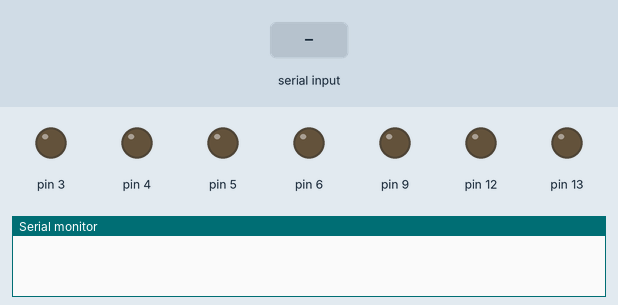
Recording of a sketch running on a simulated Arduino Uno, built with avr-gcc and run on an emulated ATmega328P. Shown: output pins drawn as LEDs (lit = HIGH), the last lines printed to the serial monitor. The inputs (shaded band) are chosen by the test bench.

Above: at 1.2 s.
1.3 s: "1" received over the second serial link
At 1.43 s:
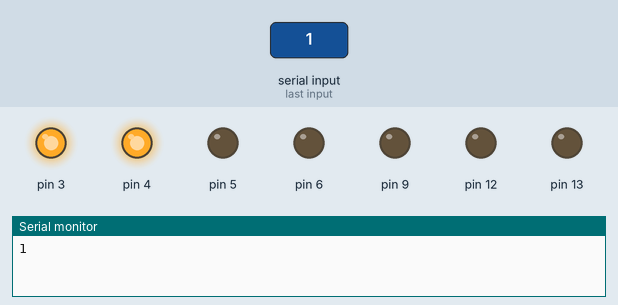
3.0 s: "2" received over the second serial link
At 3.13 s:
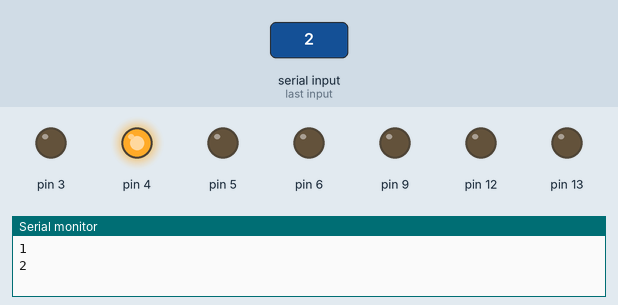
4.7 s: "3" received over the second serial link
At 4.83 s:
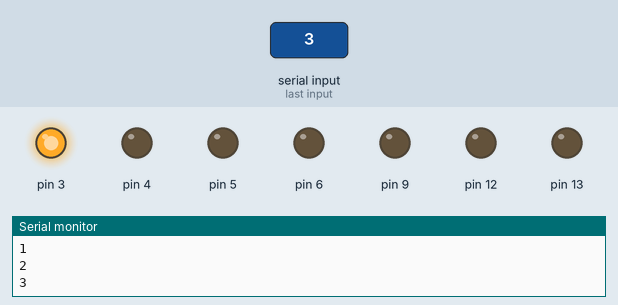
6.4 s: "4" received over the second serial link
At 6.53 s:
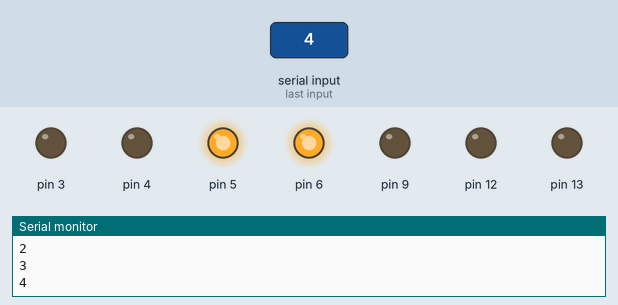
Timing chart, 0 to 9.1 s (numbered marks = the images above; inputs shaded):
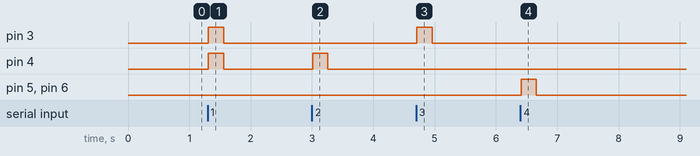

Measured:
- after the input at 1.3 s, pin 3, pin 4: LOW → HIGH at once, → LOW 0.25 s later
- after the input at 3.0 s, pin 4: LOW → HIGH at once, → LOW 0.25 s later
- after the input at 4.7 s, pin 3: LOW → HIGH at once, → LOW 0.25 s later
- after the input at 6.4 s, pin 5, pin 6: LOW → HIGH at once, → LOW 0.25 s later

The sketch:

Robot.ino
```cpp
#include <SoftwareSerial.h>

SoftwareSerial BT(7, 8); //TX, RX respetively
String device;

void setup() {
 BT.begin(9600);
 Serial.begin(9600);
  pinMode(3, OUTPUT);
  pinMode(4, OUTPUT);
  pinMode(5, OUTPUT);
  pinMode(6, OUTPUT);

  pinMode(9, OUTPUT);
  pinMode(12, OUTPUT);
  pinMode(13, OUTPUT);


}
//-----------------------------------------------------------------------//
void loop() {
  while (BT.available()){  //Check if there is an available byte to read
  delay(10); //Delay added to make thing stable
  char c = BT.read(); //Conduct a serial read
  device += c; //build the string.
  }
  if (device.length() > 0) {
    Serial.println(device);

  if(device == "1")
  {
    digitalWrite(3, HIGH);
     digitalWrite(4, HIGH);
     delay(250);
        digitalWrite(3, LOW);
digitalWrite(4, LOW);

  }

  else if(device == "2")
  {
    digitalWrite(4, HIGH);
     delay(250);
        digitalWrite(4, LOW);


  }

  else if (device == "3")
  {
    digitalWrite(3, HIGH);
     delay(250);
        digitalWrite(3, LOW);

  }

 else if ( device == "4")
 {digitalWrite (5,HIGH);
   digitalWrite (6, HIGH);
    delay(250);
        digitalWrite(6, LOW);
digitalWrite(5, LOW);
 }


device="";}} //Reset the variable
```
